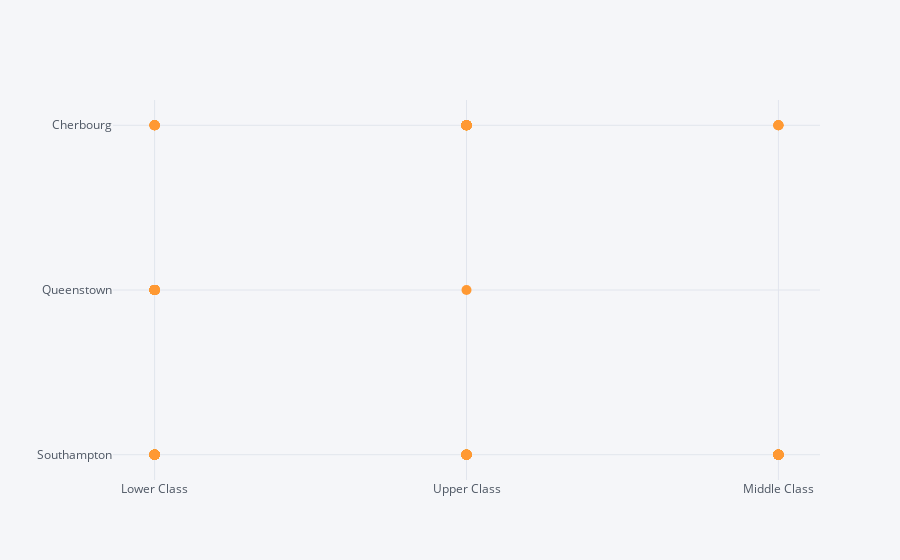

Notebook cell for this chart:
### Code cell
titanic.iplot(kind='scatter',x='Pclass',y='Embarked',mode='markers',size=10)

### Figure 1 — Plotly figure (JSON) as saved in the notebook; plotly's stock layout.template omitted (floating-point values rounded to 4 significant figures; data arrays with more than 128 entries replaced by an {"elided": "..."} marker saying what was removed)
{"data": [{"line": {"color": "rgba(255, 153, 51, 1.0)", "dash": "solid", "shape": "linear", "width": 1.3}, "marker": {"size": 10, "symbol": "circle"}, "mode": "markers", "name": "Embarked", "text": "", "type": "scatter", "x": {"elided": "152 str values"}, "y": {"elided": "152 str values"}}], "layout": {"legend": {"bgcolor": "#F5F6F9", "font": {"color": "#4D5663"}}, "paper_bgcolor": "#F5F6F9", "plot_bgcolor": "#F5F6F9", "title": {"font": {"color": "#4D5663"}}, "xaxis": {"gridcolor": "#E1E5ED", "showgrid": true, "tickfont": {"color": "#4D5663"}, "title": {"font": {"color": "#4D5663"}, "text": ""}, "zerolinecolor": "#E1E5ED"}, "yaxis": {"gridcolor": "#E1E5ED", "showgrid": true, "tickfont": {"color": "#4D5663"}, "title": {"font": {"color": "#4D5663"}, "text": ""}, "zerolinecolor": "#E1E5ED"}}}
